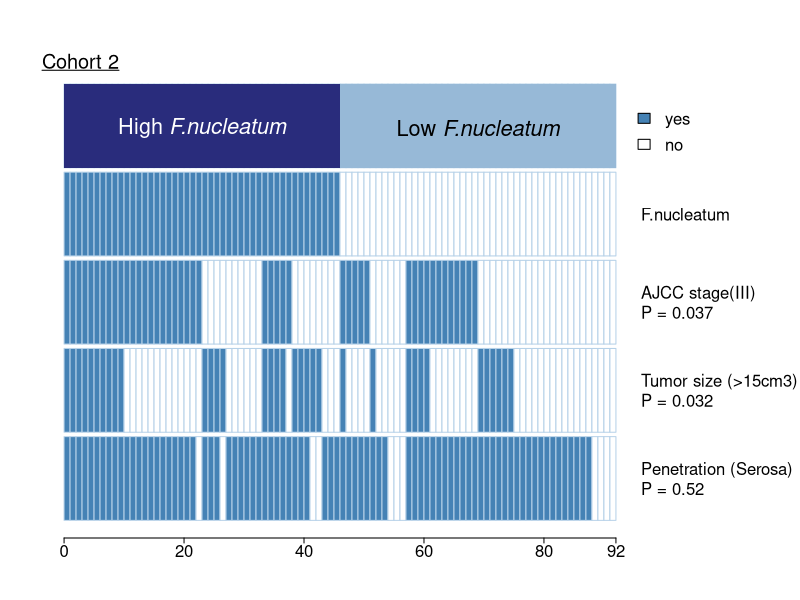

Write the R code that produced this figure.
## ---- chunk 1
knitr::opts_chunk$set(echo = TRUE)
# 设置knitr代码块的全局选项 / Set global options for knitr code chunks
## ---- chunk 2
# 设置系统环境语言为英文，用于显示英文报错信息
# Set system environment language to English for displaying error messages in English
Sys.setenv(LANGUAGE = "en") 

# 配置选项，禁止将字符型向量自动转换为因子类型
# Configure option to disable automatic conversion of character vectors to factors
options(stringsAsFactors = FALSE) 
## ---- chunk 3
# 从easy_input.txt文件读取表格数据
# 分隔符设为制表符，禁止自动修正列名，禁止将字符串转为因子，指定包含表头行，不设置行名
# Read tabular data from easy_input.txt file
# Set delimiter as tab, disable automatic column name correction, disable string-to-factor conversion, specify header row, do not set row names
dat <- read.table("easy_input.txt",sep = "\t",check.names = F,stringsAsFactors = F,header = T,row.names = NULL)

# 查看数据集行数和列数
# View the number of rows and columns in the dataset
rows_cols <- dim(dat)

# 查看数据集前几行，行数为数据集行数和6的较小值
# View the first few rows of the dataset, with the number of rows being the smaller value between the dataset's row count and 6
head(dat, min(6, rows_cols[1]))

# 查看数据集后几行，行数为数据集行数和6的较小值
# View the last few rows of the dataset, with the number of rows being the smaller value between the dataset's row count and 6
tail(dat, min(6, rows_cols[1]))
## ---- chunk 4
# 初始化存储卡方检验p值的向量
# Initialize vector to store p-values from chi-square tests
p.chisq <- c()

# 对数据框从第3列至最后一列进行循环（第1列是亚型，第2列不参与独立性检验）
# Loop through columns from 3 to the last column (skip first two columns)
for (i in 3:ncol(dat)) { 
  # 创建第1列(亚型)与当前列的列联表
  # Create contingency table between subtype (col1) and current column
  tmp <- table(dat[,1],dat[,i])
  # 执行卡方检验并将p值保留3位小数后添加到结果向量
  # Perform chi-square test and append p-value (rounded to 3 decimals) to results
  p.chisq <- c(p.chisq,round(chisq.test(tmp)$p.value,3)) 
}

# 查看前几个卡方检验结果
# View the first few chi-square test results
head(p.chisq)

# 生成右侧注释标签，根据检验结果格式化显示
# Generate right-side annotation labels with formatted p-values
ann_labels <- paste0(c("AJCC stage(III)", "Tumor size (>15cm3)","Penetration (Serosa)"),
                     "\nP",ifelse(p.chisq < 0.001," < 0.001",paste0(" = ",p.chisq)))

# 补全标签向量，第一列留空(由图例占据)，第二列指定为"F.nucleatum"
# Complete label vector: first position NA (for legend), second for "F.nucleatum"
ann_labels <- c(NA,"F.nucleatum",ann_labels) 
## ---- chunk 5
### 设置颜色 ###
# Set colors
darkblue  <- "#292C7C"
lightblue <- "#97B9D7"
blue      <- "#4582B5"
white     <- "#FFFFFF"
dwhite    <- "#B6D1E8"

# 创建PDF文件用于保存热图，设置宽度为8英寸，高度为5英寸
# Create PDF file to save heatmap, set width to 8 inches and height to 5 inches
pdf("AssociationHeatmap.pdf",width = 8,height = 5)

# 设置绘图参数：无边框，调整坐标轴标签位置，设置边距，调整刻度线长度，设置标题字体样式
# Set plotting parameters: no border, adjust axis label positions, set margins, adjust tick mark length, set title font style
par(bty="n", mgp = c(2,0.15,0), mar = c(3.1,2.1,3.1,8.1),tcl=-.25, font.main=3)
# 允许图形元素绘制在绘图区域外
# Allow graphic elements to be drawn outside the plotting area
par(xpd=NA)

# 生成一个空白图作为画布，设置x轴范围为0到数据行数，y轴范围为0到数据列数
# Generate a blank plot as canvas, set x-axis range from 0 to number of data rows, y-axis from 0 to number of data columns
plot(c(0,nrow(dat)), c(0,ncol(dat)), 
     col = "white",          
     xlab = "", xaxt = "n",  
     ylab = "", yaxt = "n")  

# 添加带下划线的标题，左对齐
# Add underlined title, left aligned
title(bquote(underline("Cohort 2")), adj = 0, line = 0)

# 生成纵坐标标签，位于每个间隔的中心位置
# Generate y-axis labels, positioned at the center of each interval
axis(4, at = 0.475:(ncol(dat)-0.475), 
     labels = ann_labels[5:1], las = 1,  
     col = "white")  

# 生成横坐标刻度，间隔为20
# Generate x-axis tick marks at intervals of 20
axis(1, at = c(seq(0, nrow(dat), 20), nrow(dat)), labels = T)

# 准备热图颜色矩阵
# Prepare color matrix for heatmap
input_matrix <- as.matrix(dat) 
col.mat <- matrix(NA, byrow = T, ncol = nrow(input_matrix), nrow = ncol(input_matrix))
rownames(col.mat) <- colnames(input_matrix)

# 根据数据值填充颜色矩阵，第二列及以后的数据：yes为蓝色，no为白色
# Fill color matrix based on data values: for columns 2 and after, "yes" is blue, "no" is white
for (i in 2:nrow(col.mat)) { 
  for (j in 1:ncol(col.mat)) {
    col.mat[i,j] <- ifelse(input_matrix[j,i] == "yes",blue,white)
  }
}
# 第一列数据：High_F.nucleatum为深蓝色，否则为浅蓝色
# For first column: High_F.nucleatum is dark blue, otherwise light blue
col.mat[1,] <- ifelse(input_matrix[,1] == "High_F.nucleatum",darkblue,lightblue)

# 绘制热图矩形
# Draw heatmap rectangles
x_size <- nrow(input_matrix)
y_size <- ncol(input_matrix)

# 计算每个矩形的坐标
# Calculate coordinates for each rectangle
my_xleft = rep(0:(x_size-1), each = y_size)  
my_xright = my_xleft + 1                     
my_ybottom = rep((y_size-1):0, x_size)       
my_ytop = my_ybottom + 0.95                  

# 绘制带边框的矩形
# Draw rectangles with borders
rect(xleft = my_xleft,
     ybottom = my_ybottom,
     xright = my_xright,
     ytop = my_ytop,
     col= col.mat,        
     border = dwhite)     

# 修饰第一行，隐去间隔
# Modify first row to remove gaps
my_xleft = rep(0:(x_size-1))
my_xright = my_xleft + 1
my_ybottom = rep(y_size-1, x_size)
my_ytop = my_ybottom + 0.95

# 绘制无边框的第一行矩形
# Draw first row rectangles without borders
rect(xleft = my_xleft,
     ybottom = my_ybottom,
     xright = my_xright,
     ytop = my_ytop,
     col= col.mat[1,],     
     border = NA)          

# 在第一行添加文字标签
# Add text labels to first row
text(nrow(input_matrix)/4, ncol(input_matrix) - 0.55,
     substitute(paste("High ", italic("F.nucleatum"))), cex = 1.3, col = "white")
text(nrow(input_matrix)/4*3, ncol(input_matrix) - 0.55,
     substitute(paste("Low ", italic("F.nucleatum"))), cex = 1.3, col = "black")

# 添加图例，位于右上角外侧
# Add legend outside top-right corner
legend("topright", 
       inset = c(-0.1,0.07),  
       xjust = 0,             
       cex = 1,
       y.intersp = 1.3,       
       fill = c(blue, white), 
       legend = c("yes", "no"), 
       bty = "n")             

# 关闭PDF设备
# Close PDF device
invisible(dev.off())
## ---- chunk 6
sessionInfo()
